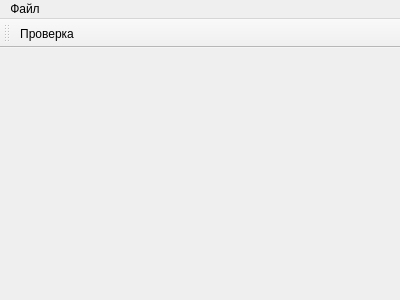
<?xml version="1.0" encoding="UTF-8"?>
<ui version="4.0">
 <class>MyMainWindow</class>
 <widget class="QMainWindow" name="MyMainWindow">
  <property name="geometry">
   <rect>
    <x>0</x>
    <y>0</y>
    <width>400</width>
    <height>300</height>
   </rect>
  </property>
  <property name="windowTitle">
   <string>MyMainWindow</string>
  </property>
  <property name="windowIcon">
   <iconset resource="res.qrc">
    <normaloff>:/images/logo1.png</normaloff>:/images/logo1.png</iconset>
  </property>
  <widget class="QWidget" name="centralWidget"/>
  <widget class="QMenuBar" name="menuBar">
   <property name="geometry">
    <rect>
     <x>0</x>
     <y>0</y>
     <width>400</width>
     <height>23</height>
    </rect>
   </property>
   <widget class="QMenu" name="menuFile">
    <property name="title">
     <string>Файл</string>
    </property>
    <addaction name="separator"/>
    <addaction name="action_newWindow"/>
    <addaction name="separator"/>
    <addaction name="action_closeWindow"/>
   </widget>
   <addaction name="menuFile"/>
  </widget>
  <widget class="QToolBar" name="toolBar">
   <property name="windowTitle">
    <string>toolBar</string>
   </property>
   <attribute name="toolBarArea">
    <enum>TopToolBarArea</enum>
   </attribute>
   <attribute name="toolBarBreak">
    <bool>false</bool>
   </attribute>
   <addaction name="action_newWindow"/>
  </widget>
  <action name="action_newWindow">
   <property name="icon">
    <iconset resource="res.qrc">
     <normaloff>:/images/check.png</normaloff>:/images/check.png</iconset>
   </property>
   <property name="text">
    <string>Проверка</string>
   </property>
   <property name="shortcut">
    <string>Ctrl+P</string>
   </property>
  </action>
  <action name="action_closeWindow">
   <property name="icon">
    <iconset resource="res.qrc">
     <normaloff>:/images/close.png</normaloff>:/images/close.png</iconset>
   </property>
   <property name="text">
    <string>Закрыть</string>
   </property>
   <property name="shortcut">
    <string>Alt+X</string>
   </property>
  </action>
 </widget>
 <layoutdefault spacing="6" margin="11"/>
 <resources>
  <include location="res.qrc"/>
 </resources>
 <connections/>
</ui>
